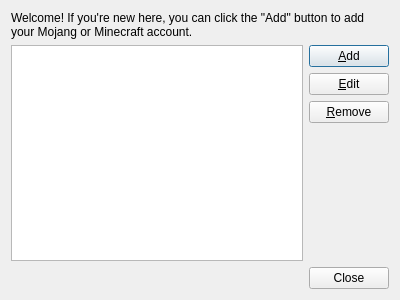
<?xml version="1.0" encoding="UTF-8"?>
<ui version="4.0">
 <class>AccountListDialog</class>
 <widget class="QDialog" name="AccountListDialog">
  <property name="geometry">
   <rect>
    <x>0</x>
    <y>0</y>
    <width>400</width>
    <height>300</height>
   </rect>
  </property>
  <property name="windowTitle">
   <string>Dialog</string>
  </property>
  <layout class="QVBoxLayout" name="verticalLayout_2">
   <item>
    <widget class="QLabel" name="welcomeLabel">
     <property name="text">
      <string>&lt;html&gt;&lt;head/&gt;&lt;body&gt;&lt;p&gt;Welcome! If you're new here, you can click the &amp;quot;Add&amp;quot; button to add your Mojang or Minecraft account.&lt;/p&gt;&lt;/body&gt;&lt;/html&gt;</string>
     </property>
     <property name="wordWrap">
      <bool>true</bool>
     </property>
    </widget>
   </item>
   <item>
    <layout class="QHBoxLayout" name="horizontalLayout">
     <item>
      <widget class="QListView" name="listView"/>
     </item>
     <item>
      <layout class="QVBoxLayout" name="manageAcctsBtnBox">
       <item>
        <widget class="QPushButton" name="addAccountBtn">
         <property name="text">
          <string>&amp;Add</string>
         </property>
        </widget>
       </item>
       <item>
        <widget class="QPushButton" name="editAccountBtn">
         <property name="text">
          <string>&amp;Edit</string>
         </property>
        </widget>
       </item>
       <item>
        <widget class="QPushButton" name="rmAccountBtn">
         <property name="text">
          <string>&amp;Remove</string>
         </property>
        </widget>
       </item>
       <item>
        <spacer name="buttonSpacer">
         <property name="orientation">
          <enum>Qt::Vertical</enum>
         </property>
         <property name="sizeHint" stdset="0">
          <size>
           <width>20</width>
           <height>40</height>
          </size>
         </property>
        </spacer>
       </item>
      </layout>
     </item>
    </layout>
   </item>
   <item>
    <widget class="QDialogButtonBox" name="closeBtnBox">
     <property name="standardButtons">
      <set>QDialogButtonBox::Close</set>
     </property>
    </widget>
   </item>
  </layout>
 </widget>
 <resources/>
 <connections/>
</ui>
